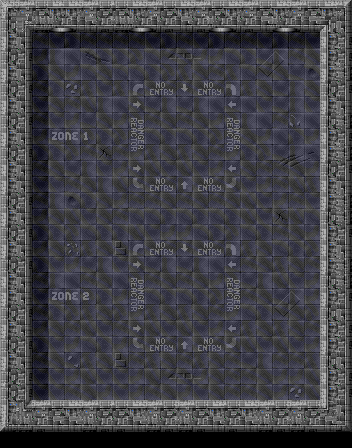

A level layout from a 2D game, rendered from its tile map. Below: a short description, then the map file with tile-grid data replaced by summaries:
An orthogonal 22x28 tile map with 16x16 px tiles, 1 tile layer (background), 1 hidden layer not drawn and 1 object (player).

<map version="1.0" orientation="orthogonal" width="22" height="28" tilewidth="16" tileheight="16">
 <tileset firstgid="1" name="_level02static" tilewidth="16" tileheight="16">
  <image source="images/_level02static.png" width="320" height="400" />
 </tileset>
 <layer name="background" width="22" height="28">
  <data>[616 cells, 594 non-empty, 86 distinct tile ids]</data>
 </layer>
 <layer name="walls" width="22" height="28" visible="0">
  <data>[616 cells, 278 non-empty, 1 distinct tile ids]</data>
 </layer>
 <objectgroup name="objects" width="22" height="28">
  <object name="player1" type="player" x="64" y="192" width="32" height="32" />
 </objectgroup>
</map>
